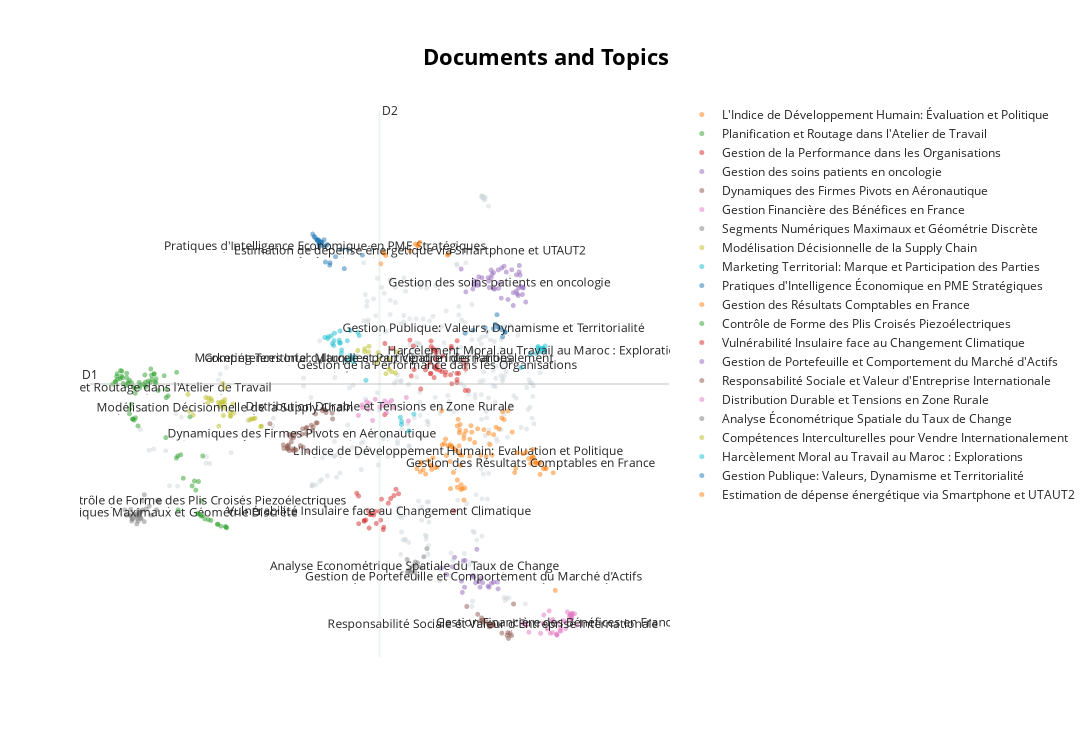

Notebook cell for this chart:
### Code cell
# Visualize the documents in 2-dimensional space and show the titles on hover instead of the abstracts
fig = topic_model.visualize_documents(sentences,
                                reduced_embeddings=reduced_embeddings,
                                custom_labels=True)
fig
